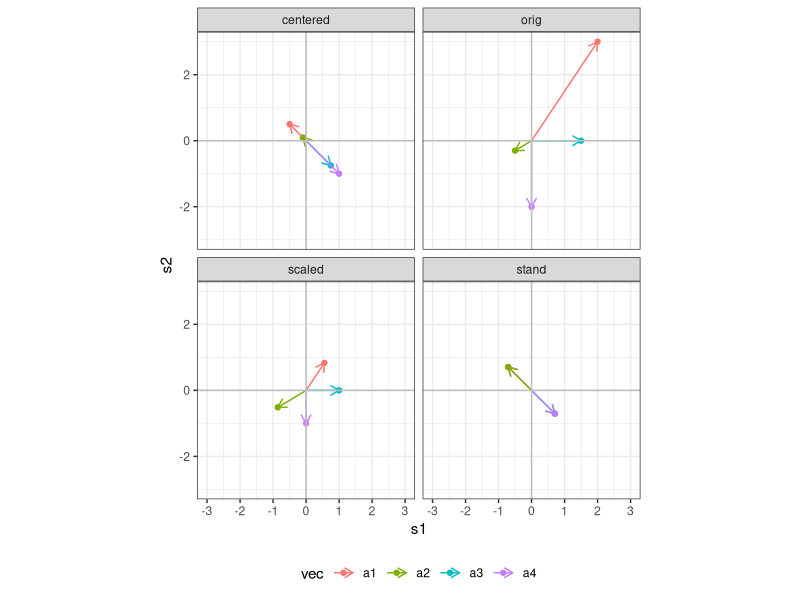

Here is the R script that generated this plot:
## ---- chunk 1
library(tidyverse)
theme_set(theme_bw())
theme_update(legend.position = "bottom")
## ---- chunk 2
tibble(
  coord = c("s1", "s2"),
  a1_orig = c(2, 3),
  a2_orig = c(-.5, -.3),
  a3_orig = c(1.5, 0),
  a4_orig = c(0, -2)
  ) %>% 
  mutate(
    a1_centered = scale(a1_orig, center = TRUE, scale = FALSE),
    a2_centered = scale(a2_orig, center = TRUE, scale = FALSE),
    a3_centered = scale(a3_orig, center = TRUE, scale = FALSE),
    a4_centered = scale(a4_orig, center = TRUE, scale = FALSE),
    a1_scaled = scale(a1_orig, center = FALSE, scale = TRUE),
    a2_scaled = scale(a2_orig, center = FALSE, scale = TRUE),
    a3_scaled = scale(a3_orig, center = FALSE, scale = TRUE),
    a4_scaled = scale(a4_orig, center = FALSE, scale = TRUE),
    a1_stand = scale(a1_orig, center = TRUE, scale = TRUE),
    a2_stand = scale(a2_orig, center = TRUE, scale = TRUE),
    a3_stand = scale(a3_orig, center = TRUE, scale = TRUE),
    a4_stand = scale(a4_orig, center = TRUE, scale = TRUE)
  ) %>% 
  pivot_longer(cols = -coord) %>% 
  pivot_wider(names_from = "coord", values_from = "value") %>% 
  separate(name, into = c("vec", "transform"), sep = "_") %>% 
  ggplot(aes(color = vec)) +
  geom_point(aes(x = s1, y = s2)) +
  geom_segment(aes(x = 0, y = 0, xend = s1, yend = s2),
               arrow = arrow(length = unit(.1, "inches"))
               ) + 
  facet_wrap(~ transform, ncol = 2) +
  geom_hline(yintercept = 0, color = "gray") +
  geom_vline(xintercept = 0, color = "gray") +
  scale_x_continuous(breaks = -3:3) + 
  coord_fixed(
    xlim = c(-3, 3),
    ylim = c(-3, 3)
  )
